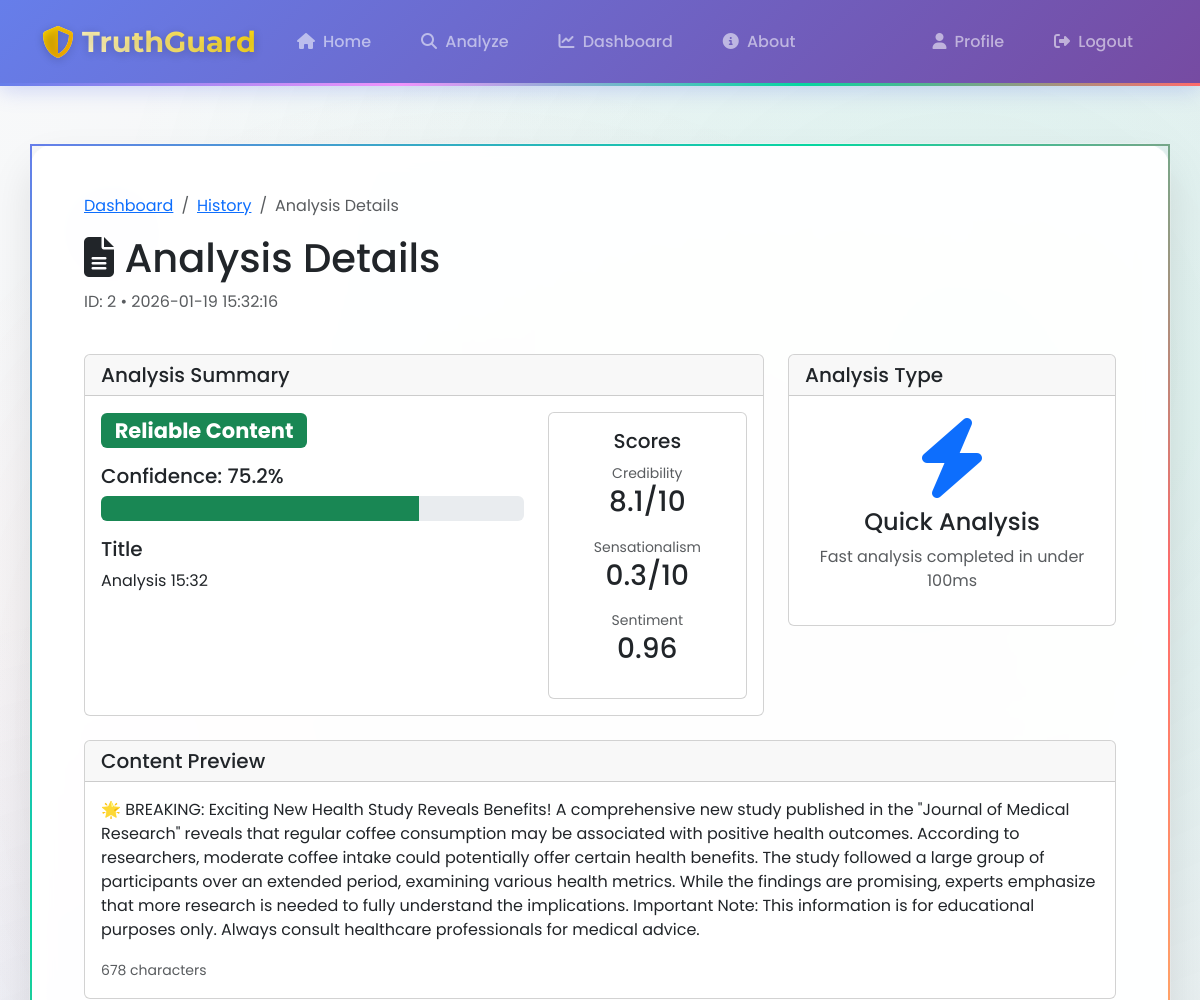
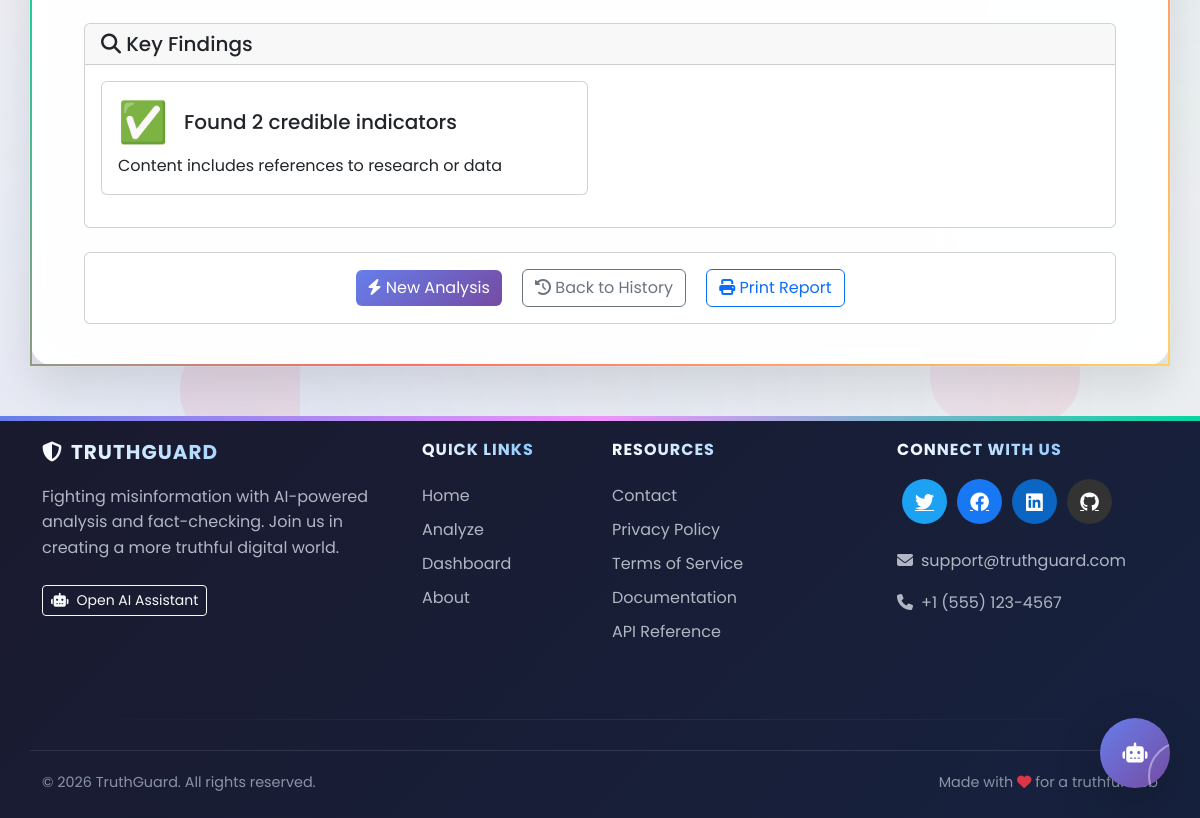
Page /analysis/2 (signed in) on the committed database (2 pictures, top to bottom).
### app.py (models this page shows, shortened)
class Analysis(db.Model):
    __tablename__ = 'analyses'
    id = db.Column(db.Integer, primary_key=True)
    title = db.Column(db.Text, default='')
    content = db.Column(db.Text, default='')  # raw text content (for display/search)
    article_data = db.Column(db.JSON, nullable=True)  # optional structured article extraction
    source_url = db.Column(db.Text, nullable=True)  # This should be nullable
    classification = db.Column(db.String(20), nullable=False, default='UNKNOWN')  # RELIABLE, SUSPICIOUS, FAKE, etc.
    confidence_score = db.Column(db.Float, nullable=True)
    sentiment_score = db.Column(db.Float, nullable=True)
    sensationalism_score = db.Column(db.Float, nullable=True)
    credibility_score = db.Column(db.Float, nullable=True)
    key_findings = db.Column(db.Text, default='[]')  # JSON string
    recommendations = db.Column(db.Text, nullable=True)  # JSON string
    fact_checks = db.Column(db.Text, nullable=True)  # JSON string
    analysis_metadata = db.Column(db.Text, default='{}')  # JSON string (e.g. word count, etc.)
    is_quick_analysis = db.Column(db.Boolean, default=False)
    user_id = db.Column(db.Integer, db.ForeignKey('user.id'), nullable=False)
    created_at = db.Column(db.DateTime, default=lambda: datetime.now(timezone.utc))
    updated_at = db.Column(db.DateTime, default=lambda: datetime.now(timezone.utc),
                           onupdate=lambda: datetime.now(timezone.utc))

### app.py (the view)
@app.route('/analysis/<int:analysis_id>')
@login_required
def analysis_detail(analysis_id):
    analysis = Analysis.query.get_or_404(analysis_id)
    if analysis.user_id != current_user.id and current_user.role != 'admin':
        flash('Access denied', 'danger')
        return redirect(url_for('dashboard'))
    try:
        key_findings = json.loads(analysis.key_findings) if analysis.key_findings else []
    except:
        key_findings = []
    try:
        analysis_metadata = json.loads(analysis.analysis_metadata) if analysis.analysis_metadata else {}
    except:
        analysis_metadata = {}
    word_count = analysis_metadata.get('word_count', len(analysis.content.split()) if analysis.content else 0)
    return render_template('analysis_detail.html',
                           analysis=analysis,
                           key_findings=key_findings,
                           word_count=word_count,
                           analysis_metadata=analysis_metadata)

### Templates/analysis_detail.html (shortened to what this page needs)
{% extends "base.html" %}
{% block content %}
<div class="container mt-4">
    <div class="row mb-4">
        <div class="col">
            <nav aria-label="breadcrumb">
                <ol class="breadcrumb">
                    <li class="breadcrumb-item"><a href="/dashboard">Dashboard</a></li>
                    <li class="breadcrumb-item"><a href="/history">History</a></li>
                    <li class="breadcrumb-item active">Analysis Details</li>
                </ol>
            </nav>
            <h1><i class="fas fa-file-alt"></i> Analysis Details</h1>
            <p class="text-muted">ID: {{ analysis.id }} • {{ analysis.created_at.strftime('%Y-%m-%d %H:%M:%S') }}</p>
        </div>
    </div>
    <div class="row mb-4">
        <div class="col-lg-8">
            <div class="card">
                <div class="card-header">
                    <h5 class="mb-0">Analysis Summary</h5>
                </div>
                <div class="card-body">
                    <div class="row">
                        <div class="col-md-8">
                            <h3>
                                {% if analysis.classification == 'RELIABLE' %}
                                <span class="badge bg-success">Reliable Content</span>
                                {% elif analysis.classification == 'SUSPICIOUS' %}
                                <span class="badge bg-warning">Suspicious Content</span>
                                {% elif analysis.classification == 'FAKE' %}
                                <span class="badge bg-danger">Fake Content</span>
                                {% else %}
                                <span class="badge bg-secondary">{{ analysis.classification }}</span>
                                {% endif %}
                            </h3>
                            {% if analysis.confidence_score %}
                            <div class="mt-3">
                                <h5>Confidence: {{ (analysis.confidence_score * 100)|round(1) }}%</h5>
                                <div class="progress" style="height: 25px;">
                                    <div class="progress-bar
                                        {% if analysis.confidence_score >= 0.7 %}bg-success
                                        {% elif analysis.confidence_score >= 0.4 %}bg-warning
                                        {% else %}bg-danger{% endif %}"
                                        style="width: {{ analysis.confidence_score * 100 }}%">
                                    </div>
                                </div>
                            </div>
                            {% endif %}
                            {% if analysis.title %}
                            <div class="mt-3">
                                <h5>Title</h5>
                                <p>{{ analysis.title }}</p>
                            </div>
                            {% endif %}
                        </div>
                        <div class="col-md-4">
                            <div class="card">
                                <div class="card-body text-center">
                                    <h5 class="card-title">Scores</h5>
                                    {% if analysis.credibility_score %}
                                    <div class="mb-3">
                                        <small class="text-muted">Credibility</small>
                                        <h3>{{ analysis.credibility_score|round(1) }}/10</h3>
                                    </div>
                                    {% endif %}
                                    {% if analysis.sensationalism_score %}
                                    <div class="mb-3">
                                        <small class="text-muted">Sensationalism</small>
                                        <h3>{{ analysis.sensationalism_score|round(1) }}/10</h3>
                                    </div>
                                    {% endif %}
                                    {% if analysis.sentiment_score %}
                                    <div class="mb-3">
                                        <small class="text-muted">Sentiment</small>
                                        <h3>{{ analysis.sentiment_score|round(2) }}</h3>
                                    </div>
                                    {% endif %}
                                </div>
                            </div>
                        </div>
                    </div>
                </div>
            </div>
        </div>
        <div class="col-lg-4">
            <div class="card">
                <div class="card-header">
                    <h5 class="mb-0">Analysis Type</h5>
                </div>
                <div class="card-body text-center">
                    {% if analysis.is_quick_analysis %}
                    <div class="display-1 text-primary">
                        <i class="fas fa-bolt"></i>
                    </div>
                    <h4>Quick Analysis</h4>
                    <p class="text-muted">Fast analysis completed in under 100ms</p>
                    {% else %}
                    <div class="display-1 text-success">
                        <i class="fas fa-chart-bar"></i>
                    </div>
                    <h4>Detailed Analysis</h4>
                    <p class="text-muted">Comprehensive analysis with full report</p>
                    {% endif %}
                </div>
            </div>
        </div>
    </div>
    <div class="row mb-4">
        <div class="col">
            <div class="card">
                <div class="card-header">
                    <h5 class="mb-0">Content Preview</h5>
                </div>
                <div class="card-body">
                    <div class="content-preview" style="max-height: 300px; overflow-y: auto;">
                        {{ analysis.content|safe }}
                    </div>
                    <div class="mt-3">
                        <small class="text-muted">{{ analysis.content|length }} characters</small>
                    </div>
                </div>
            </div>
        </div>
    </div>
    {% if key_findings %}
    <div class="row mb-4">
        <div class="col">
            <div class="card">
                <div class="card-header">
                    <h5 class="mb-0"><i class="fas fa-search"></i> Key Findings</h5>
                </div>
                <div class="card-body">
                    <div class="row">
                        {% for finding in key_findings %}
                        <div class="col-md-6 mb-3">
                            <div class="card h-100 border-{{ finding.type }}">
                                <div class="card-body">
                                    <div class="d-flex align-items-center mb-2">
                                        <span class="display-6 me-3">{{ finding.icon }}</span>
                                        <h5 class="card-title mb-0">{{ finding.title }}</h5>
                                    </div>
                                    <p class="card-text">{{ finding.description }}</p>
                                </div>
                            </div>
                        </div>
                        {% endfor %}
                    </div>
                </div>
            </div>
        </div>
    </div>
    {% endif %}
    <div class="row mt-4">
        <div class="col">
            <div class="card">
                <div class="card-body text-center">
                    <a href="/analyze" class="btn btn-primary me-3">
                        <i class="fas fa-bolt"></i> New Analysis
                    </a>
                    <a href="/history" class="btn btn-outline-secondary me-3">
                        <i class="fas fa-history"></i> Back to History
                    </a>
                    <button onclick="window.print()" class="btn btn-outline-primary">
                        <i class="fas fa-print"></i> Print Report
                    </button>
                </div>
            </div>
        </div>
    </div>
</div>
{% endblock %}

### rows in the picture
Analysis: id "2", created_at "2026-01-19 15:32:16", (analysis.confidence_score*100)|round(1) "75.2", title "Analysis 15:32", credibility_score "8.1", sensationalism_score "0.3", sentiment_score "0.96", content "🌟 BREAKING: Exciting New Health Study Reveals Benefits! A comprehensive new study published in the \"Journal of Medical Research\" reveals that regular coffee consumption may be associated with positive health outcomes. According to researchers, moderate coffee intake could potentially offer certain health benefits. The study followed a large group of participants over an extended period, examining various health metrics. While the findings are promising, experts emphasize that more research is needed to fully understand the implications. Important Note: This information is for educational purposes only. Always consult healthcare professionals for medical advice."

### other values in the picture
{{ analysis.content|length }} "678"
{{ finding.icon }} "✅"
{{ finding.title }} "Found 2 credible indicators"
{{ finding.description }} "Content includes references to research or data"
